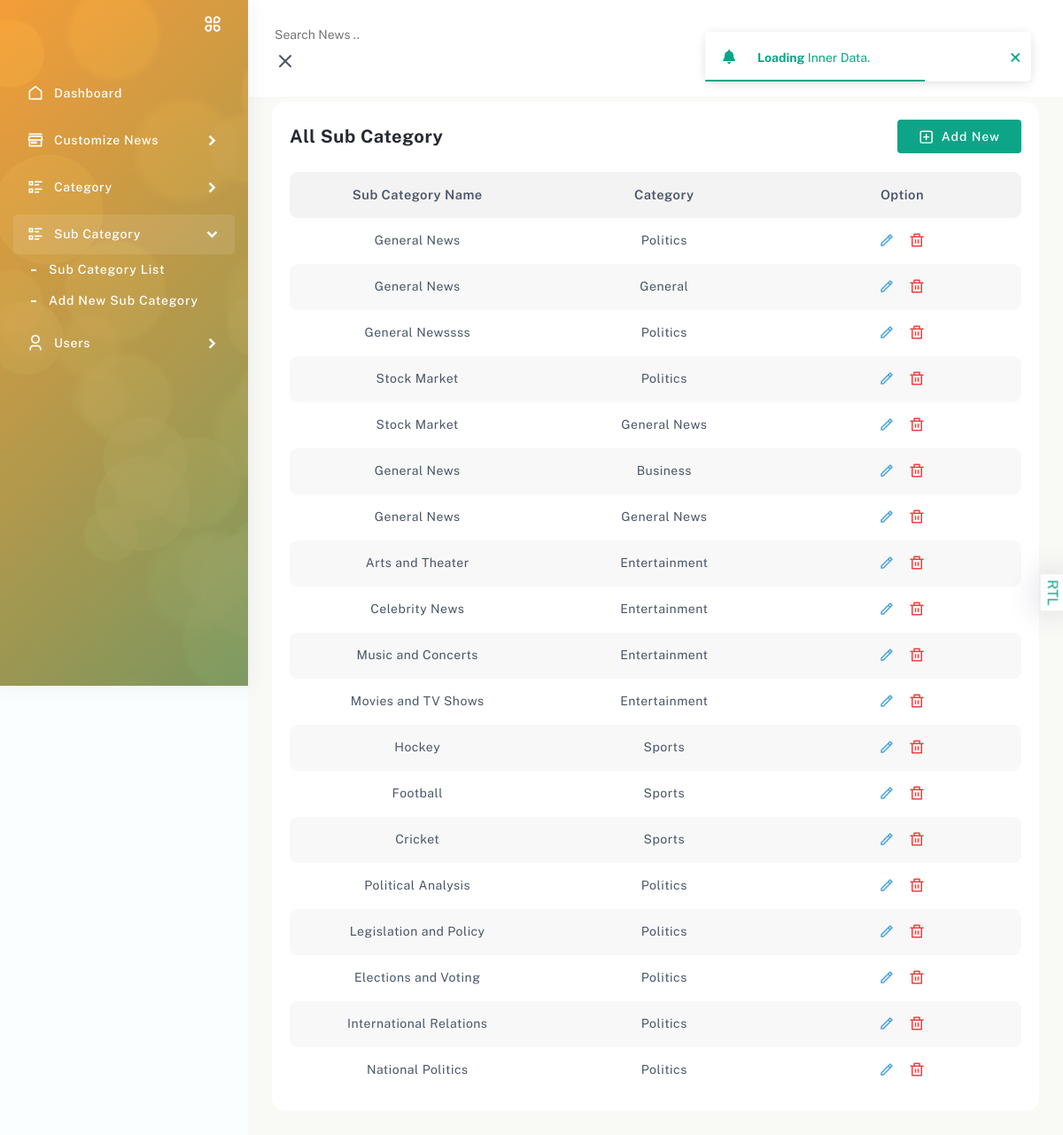
The app's page /adminapp/sub-category-list/ with its own data.
### adminapp/models.py (models this page shows, shortened)
class NewsSubCategory(models.Model):
    category = models.ForeignKey(NewsCategory,on_delete=models.CASCADE,null=True,blank=True)
    sub_category_name = models.CharField(max_length=100)

class NewsCategory(models.Model):
    category_name = models.CharField(max_length=100)
    def __str__(self):
        return self.category_name

### adminapp/views.py (the view)
# urls.py: path('sub-category-list/',views.sub_category_list,name="sub_category_list"),
def sub_category_list(request):
    sub_categories = NewsSubCategory.objects.filter().order_by('-id')
    context = {
        'sub_categories' : sub_categories
    }
    return render(request,'adminapp/sub-category-list.html',context)

### templates/adminapp/sub-category-list.html
{% extends 'adminapp/partials/base.html' %}
{% load static %}
{% block content %}
<div class="page-body">
    <div class="container-fluid">
        <div class="row">
            <div class="col-sm-12">
                <div class="card card-table">
                    <div class="card-body">
                        <div class="title-header option-title">
                            <h5>All Sub Category</h5>
                            <form class="d-inline-flex">
                                <a href="{% url 'adminapp:add_category' %}"
                                    class="align-items-center btn btn-theme d-flex">
                                    <i data-feather="plus-square"></i>Add New
                                </a>
                            </form>
                        </div>
                        <div class="table-responsive category-table">
                            <div>
                                <table class="table all-package theme-table" id="table_id">
                                    <thead>
                                        <tr>
                                            <th>Sub Category Name</th>
                                            <th>Category</th>
                                            <th>Option</th>
                                        </tr>
                                    </thead>
                                    <tbody>
                                        {% for sub_category in sub_categories %}
                                        <tr>
                                            <td>{{sub_category.sub_category_name}}</td>
                                            <td>{{sub_category.category}}</td>
                                            <td>
                                                <ul>
                                                    <li>
                                                        <a href="{% url 'adminapp:edit_sub_category' sub_category.id %}">
                                                            <i class="ri-pencil-line"></i>
                                                        </a>
                                                    </li>
                                                    <li>
                                                        <a href="{% url 'adminapp:delete_sub_category' sub_category.id %}">
                                                            <i class="ri-delete-bin-line"></i>
                                                        </a>
                                                    </li>
                                                </ul>
                                            </td>
                                        </tr>
                                        {% endfor %}
                                    </tbody>
                                </table>
                            </div>
                        </div>
                    </div>
                </div>
            </div>
        </div>
    </div>
</div>
{% endblock %}

### records on screen
NewsSubCategory: sub_category_name "General News", category "Politics"
NewsSubCategory: sub_category_name "General News", category "General"
NewsSubCategory: sub_category_name "General Newssss", category "Politics"
NewsSubCategory: sub_category_name "Stock Market", category "Politics"
NewsSubCategory: sub_category_name "Stock Market", category "General News"
NewsSubCategory: sub_category_name "General News", category "Business"
NewsSubCategory: sub_category_name "General News", category "General News"
NewsSubCategory: sub_category_name "Arts and Theater", category "Entertainment"
NewsSubCategory: sub_category_name "Celebrity News", category "Entertainment"
NewsSubCategory: sub_category_name "Music and Concerts", category "Entertainment"
NewsSubCategory: sub_category_name "Movies and TV Shows", category "Entertainment"
NewsSubCategory: sub_category_name "Hockey", category "Sports"
NewsSubCategory: sub_category_name "Football", category "Sports"
NewsSubCategory: sub_category_name "Cricket", category "Sports"
NewsSubCategory: sub_category_name "Political Analysis", category "Politics"
NewsSubCategory: sub_category_name "Legislation and Policy", category "Politics"
NewsSubCategory: sub_category_name "Elections and Voting", category "Politics"
NewsSubCategory: sub_category_name "International Relations", category "Politics"
NewsSubCategory: sub_category_name "National Politics", category "Politics"
